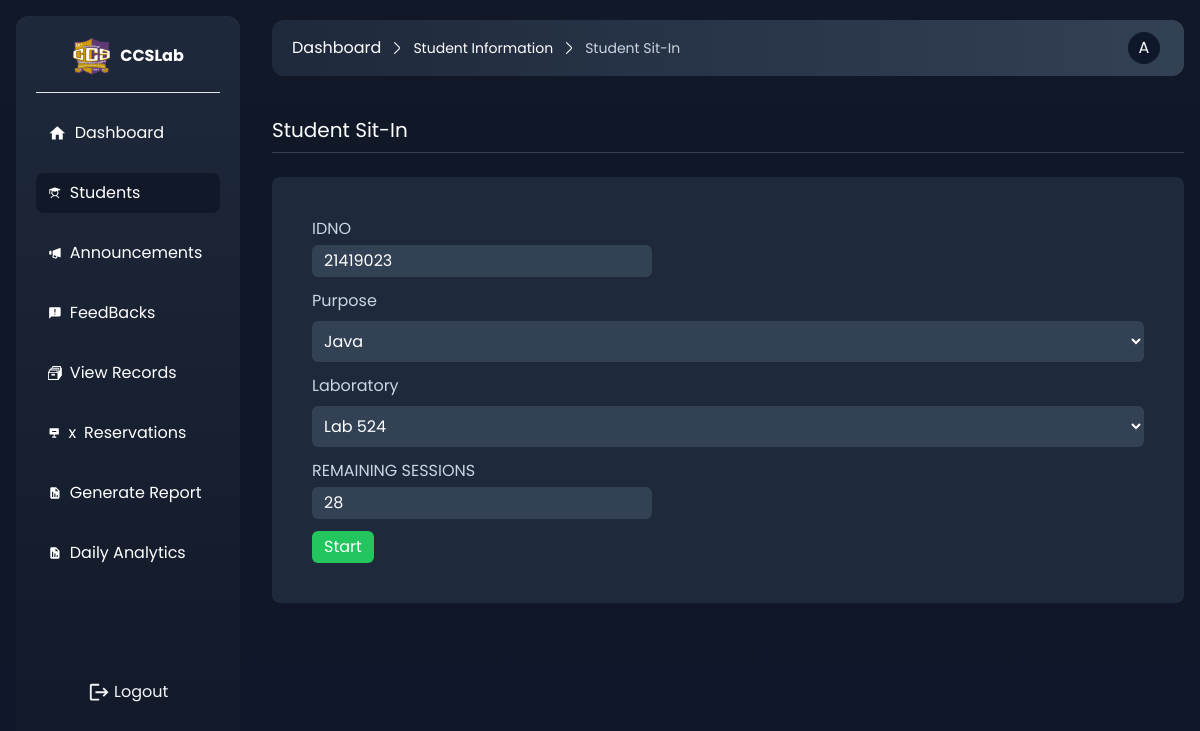
Page /admin/sitin.php?id=47 (signed in) on the earlier database version.
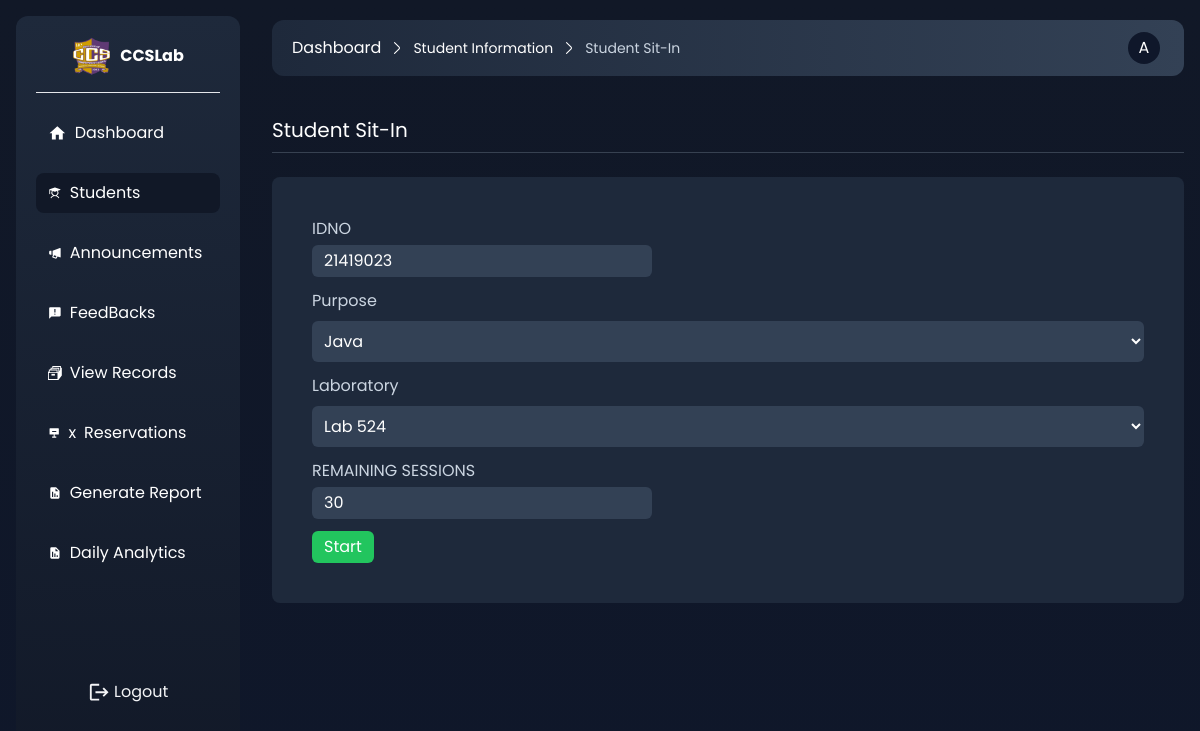
Same page on the later database version.
### tables this page shows
CREATE TABLE `students` (
  `id` int(80) NOT NULL,
  `email` varchar(255) NOT NULL,
  `password` varchar(255) NOT NULL,
  `first_name` varchar(255) NOT NULL,
  `last_name` varchar(255) NOT NULL,
  `id_no` int(255) NOT NULL,
  `course` varchar(255) NOT NULL,
  `year` varchar(80) NOT NULL,
  `no_sessions` int(11) NOT NULL DEFAULT 30,
  `active` int(60) NOT NULL DEFAULT 0,
  `created_at` datetime NOT NULL DEFAULT current_timestamp(),
  `updated_at` datetime NOT NULL DEFAULT current_timestamp()
);

### admin/functions.php (called while the page is built, shortened)
<?php
function get_student($connect,$id_no){
    $statement = $connect->prepare("SELECT * FROM students WHERE id = :id");
    $statement->execute(array(
        ':id' => $id_no
    ));
    $statement = $statement->fetchAll();
    return ($statement) ? $statement : false;
}

### admin/views/sitin.view.php (the view, shortened to what this page needs)
<div class="mt-10 flex flex-col gap-6">
    <div class="border-b pb-2 border-gray-700">
        <h1 class="text-xl">Student Sit-In</h1>
    </div>
    <main>
        <section>
            <?php if($exist ) {?>
            <div class="bg-slate-800 p-10 rounded-lg flex flex-col gap-3">
                <h1 class="font-semibold ">Status: <span class="text-sky-400">Already Occupying</span></h1>
                <div>
                    <label >Name:   <span class="text-slate-300"><?php echo $student[0]['first_name'] ?> <?php echo $student[0]['last_name'] ?></span></label>
                </div>
                <div>
                    <label >IDNO:   <span class="text-slate-300"><?php echo $student[0]['id_no'] ?></span></label>
                </div>
                <div>
                    <label >Available Sessions:   <span class="text-slate-300"><?php echo $student[0]['no_sessions'] ?></span></label>
                </div>
                <hr class="text-slate-600"/>
                <h1 class="mt-3 text-xl font-semibold">Sit-In Details</h1>
                <div>
                    <label >Purpose:   <span class="text-slate-300"><?php echo $result['purpose'] ?></span></label>
                </div>
                <div>
                    <label >Laboratory:   <span class="text-slate-300"><?php echo $result['lab_name'] ?></span></label>
                </div>
                <div>
                    <label class="italic" >Started At:   <span class="text-slate-300"><?php echo $result['time_in'] ?></span></label>
                </div>
                 <div class="mt-4">
                     <a href="./timeout?id=<?php echo $student[0]['id'];?>&session_id=<?php echo $result['session_id']?>" class="rounded-md cursor-pointer bg-red-500 px-3 p-1">Logout</a>
                 </div>
            </div>
            <?php } else { ?>
            <form method="post" action="" class="bg-slate-800 p-10 rounded-lg flex flex-col gap-3">
                <div class="flex flex-col gap-1">
                    <label class="text-slate-300">IDNO</label>
                    <div>
                            <input type="text" name="id_no" Disabled value="<?php echo $student[0]['id_no']?>" class="bg-slate-700 px-3 rounded-md outline-none p-1"/>
                    </div>
                </div>
               <div class="flex flex-col gap-2">
                    <label class="text-slate-300">Purpose</label>
                    <select name="purpose" class="bg-slate-700 p-2 rounded-md">
                        <option value="Java">Java</option>
                    </select>
               </div>
                <div class="flex flex-col gap-2">
                    <label class="text-slate-300">Laboratory</label>
                        <select name="laboratory" class="bg-slate-700 p-2 rounded-md">
                            <option value="Lab 524">Lab 524</option>
                        </select>
               </div>
               <div class="flex flex-col gap-1">
                    <label class="text-slate-300">REMAINING SESSIONS</label>
                    <div>
                        <input type="text"  Disabled value="<?php echo $student[0]['no_sessions'];?>" class="px-3 bg-slate-700 rounded-md outline-none p-1"/>
                    </div>
                </div>
                <div class="flex flex-col gap-1 items-start">
                    <input type="submit" value="Start" class="rounded-md cursor-pointer bg-green-500 px-3 p-1"/>
                </div>
            </form>
            <?php }?>
        </section>
    </main>
</div>

Differences in the rows shown:
changed students: no_sessions "28" → "30"
